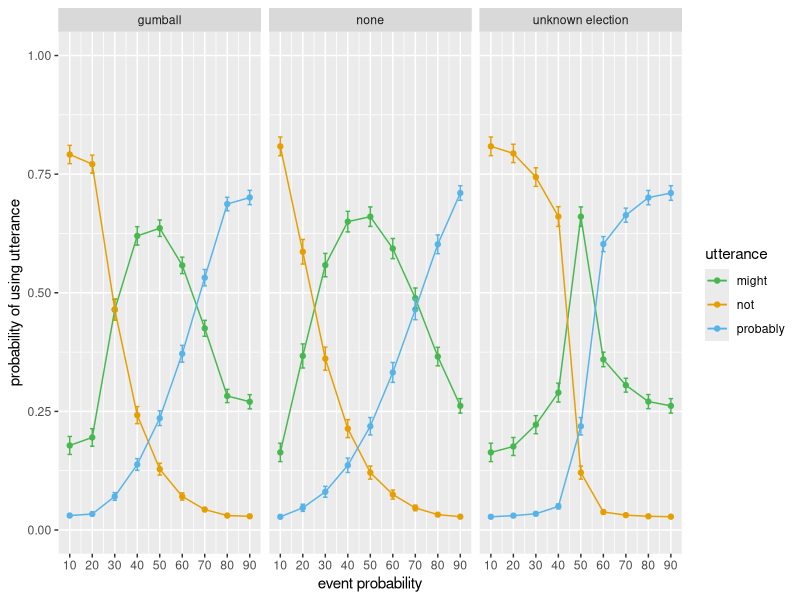

Write the R code that produced this figure.
## ---- chunk 1
library(dplyr)
library(tidyverse)
library(ggplot2)
## ---- chunk 2
threshold_might = 0.1
threshold_probably = 0.6
threshold_not = 0.2
#threshold_not = ?

cost_might = 3.03
cost_probably = 3.03
cost_not = 3.03

n_participants = 1000
decay = 0.5
noise_strength = 0.074
rat_alpha = 2.211

# S&D's params
alpha_not = 0.407
beta_not = 1.219
alpha_might = 0.928
beta_might = 3.086
alpha_probably = 2.552
beta_probably = 1.771

# new params
# alpha_not = 0.3
# beta_not = 2.5
# alpha_might = 0.7
# beta_might = 1.5
# alpha_probably = 2.7
# beta_probably = 2.0

thresholds_not <- rbeta(n_participants, alpha_not, beta_not)
thresholds_might <- rbeta(n_participants, alpha_might, beta_might)
thresholds_probably <- rbeta(n_participants, alpha_probably, beta_probably)
## ---- chunk 3
# L0: decides whether an event probability is above or equal to the threshold of a certain uncertainty expression
l0 <- function(eventprob, threshold, negative = 0) {
  return(ifelse(negative == 0, 
                ifelse(eventprob > threshold, 1, 0),
                ifelse(eventprob < threshold, 1, 0)))
}

# S1: decides utility of choosing a certain expression to communicate the event. the probability is of choosing that expression is proportional to the utility
s1 <- function(l0_vals, cost, rationality) {
  log_vals <- log(l0_vals)
  return(exp(rationality * (log_vals - cost)))
}

add_noise <- function(s1_matrix, noise) {
  return(s1_matrix * (1-noise) + 1/3 * noise)
}

# ES1: adds in smoothedness from different thresholds of different participants
es1 <- function(eventprob, thresholds, negative, cost, rationality, n_samples = n_participants) {
  s1_vals <- sapply(thresholds, function(thres) {
    s1(eventprob, thres, negative, cost, rationality)
  })
  return(mean(s1_vals))
}

normalize_rows <- function(mat) {
  row_sums <- rowSums(mat)
  mat_normalized <- mat
  for (i in seq_len(nrow(mat))) {
    if (row_sums[i] == 0) {
      mat_normalized[i, ] <- rep(0, ncol(mat))
    } else {
      mat_normalized[i, ] <- mat[i, ] / row_sums[i]
    }
  }
  return(mat_normalized)
}

normalize_columns <- function(mat) {
  col_sums <- colSums(mat)
  mat_normalized <- mat
  for (j in seq_len(ncol(mat))) {
    if (col_sums[j] == 0) {
      mat_normalized[, j] <- rep(0, nrow(mat))
    } else {
      mat_normalized[, j] <- mat[, j] / col_sums[j]
    }
  }
  return(mat_normalized)
}

# assign values to l0 at probabilities where no expression is immediately plausible, assuming this only happens between thresholds of not and might
handle_empty_probs <- function(mat, tn, tm) {
  col_sums <- colSums(mat)
  mat_processed <- mat
  for (j in seq_len(ncol(mat))) {
    if (col_sums[j] == 0) {
      event_prob = j * 0.1
      dn = abs(event_prob - tn)
      dm = abs(event_prob - tm)
      vn = dm/(dn+dm)
      vm = dn/(dn+dm)
      mat_processed[, j] <- c(0, vm, vn)
    }
  }
  return(mat_processed)
}

# create a 9*9 matrix representing perception uncertainty 
# k: decay constant
# confusability: degree of perception uncertainty a particular participant holds (range: [0, 1])
create_p_matrix <- function(k, confusability) {
  m <- diag(9)
  x = confusability
  y = k ^ (x)
  for (i in 1:9) {
    if (i == 1) {
      m[i, i+1] = y
    } else if (i == 9) {
      m[i, i-1] = y
    } else {
      m[i, i+1] = y
      m[i, i-1] = y
    }
  }
  return(m)
}

# create a 9*9 matrix representing interpretation uncertainty 
# k: decay constant
# confusability: degree of interpretation uncertainty a particular participant holds (range: [0, 1])
create_i_matrix <- function(k, confusability, decay = 1) {
  m <- diag(9)
  x = confusability

  for (i in 1:9) {
    if (1 < i && i < 5) {
      for (j in 1:(i-1)) {
        dist_from_i = abs(j - i)
        y = k ^ (x * dist_from_i ^ decay)
        m[i, j] = y
      }
    }
    else if (5 < i && i < 9) {
      for (j in (i+1):9) {
        dist_from_i = abs(j - i)
        y = k ^ (x * dist_from_i ^ decay)
        m[i, j] = y
      }
    }
  }
  return(m)
}

create_i_matrix1 <- function(k, confusability) {
  m <- diag(9)
  x = confusability
  y = k ^ (-x)
  for (i in 1:9) {
    if (1 < i && i < 5) {
      for (j in 1:(i-1)) {
        m[i, j] = y
      }
    }
    else if (5 < i && i < 9) {
      for (j in (i+1):9) {
        m[i, j] = y
      }
    }
  }
  return(m)
}

## ---- chunk 4
participants <- data.frame(id = 1:n_participants, tn = NA, tm = NA, tp = NA)

for (i in 1:nrow(participants)) {
  curr_p <- participants[i, ]
  
  # tn <= tm
  thres_not <- rbeta(1, alpha_not, beta_not)
  thres_might <- rbeta(1, alpha_might, beta_might)
  # while (thres_might < thres_not){
  #   thres_might <- rbeta(1, alpha_might, beta_might)
  # }
  # 
  # tm <= tp
  thres_prob <- rbeta(1, alpha_probably, beta_probably)
  # while (thres_prob < thres_might) {
  #   thres_prob <- rbeta(1, alpha_probably, beta_probably)
  # }
  
  curr_p$tn = thres_not
  curr_p$tm = thres_might
  curr_p$tp = thres_prob
  participants[i, ] <- curr_p
}

## ---- chunk 5
eventprob_values <- seq(10, 90, by = 10)
utterances <- c("probably", "might", "not")

df_none <- data.frame(
  participant = numeric(),
  event_prob = character(),
  utterance = character(),
  usage = numeric(),
  stringsAsFactors = FALSE
)

for (i in 1:nrow(participants)) {
  curr_p <- participants[i, ]
  thres_not <- curr_p$tn
  thres_might <- curr_p$tm
  thres_prob <- curr_p$tp
  
  l0_matrix <- matrix(0, nrow = 3, ncol = 9)
  eventprobs <- seq(0.1, 0.9, length.out = 9)
  
  l0_probably <- sapply(eventprobs, function(x) {
    l0(x, thres_prob, negative = 0)
  })
  l0_might <- sapply(eventprobs, function(x) {
    l0(x, thres_might, negative = 0)
  })
  l0_not <- sapply(eventprobs, function(x) {
    l0(x, thres_not, negative = 1)
  })
  
  l0_matrix[1, ] <- l0_probably
  l0_matrix[2, ] <- l0_might
  l0_matrix[3, ] <- l0_not
  
  l0_matrix <- handle_empty_probs(l0_matrix, thres_not, thres_might)
  l0_matrix <- normalize_rows(l0_matrix)

  s1_probably <- sapply(l0_matrix[1, ], function(x) {
    s1(x, cost_probably, rationality = 2.21)
  })
  s1_might <- sapply(l0_matrix[2, ], function(x) {
    s1(x, cost_might, rationality = 2.21)
  })
  s1_not <- sapply(l0_matrix[3, ], function(x) {
    s1(x, cost_not, rationality = 2.21)
  })
  
  s1_matrix <- matrix(0, nrow = 3, ncol = 9)
  s1_matrix[1, ] <- s1_probably
  s1_matrix[2, ] <- s1_might
  s1_matrix[3, ] <- s1_not
  
  s1_matrix <- normalize_columns(s1_matrix)
  s1_matrix <- add_noise(s1_matrix, noise_strength)
  prod_matrix <- t(s1_matrix)
  
  
  curr_df <- expand.grid(
    participant = i,
    event_prob = eventprob_values,
    utterance = utterances,
    stringsAsFactors = FALSE
  )
  curr_df$usage <- as.vector(prod_matrix)
  df_none <- rbind(df_none, curr_df)
}

## ---- chunk 6
eventprob_values <- seq(10, 90, by = 10)
utterances <- c("probably", "might", "not")

df_gumball <- data.frame(
  participant = numeric(),
  event_prob = character(),
  utterance = character(),
  usage = numeric(),
  stringsAsFactors = FALSE
)

for (i in 1:nrow(participants)) {
  curr_p <- participants[i, ]
  thres_not <- curr_p$tn
  thres_might <- curr_p$tm
  thres_prob <- curr_p$tp
  
  l0_matrix <- matrix(0, nrow = 3, ncol = 9)
  eventprobs <- seq(0.1, 0.9, length.out = 9)
  
  l0_probably <- sapply(eventprobs, function(x) {
    l0(x, thres_prob, negative = 0)
  })
  l0_might <- sapply(eventprobs, function(x) {
    l0(x, thres_might, negative = 0)
  })
  l0_not <- sapply(eventprobs, function(x) {
    l0(x, thres_not, negative = 1)
  })
  
  l0_matrix[1, ] <- l0_probably
  l0_matrix[2, ] <- l0_might
  l0_matrix[3, ] <- l0_not
  
  l0_matrix <- handle_empty_probs(l0_matrix, thres_not, thres_might)
  l0_matrix <- normalize_rows(l0_matrix)
  
    
  # confusability that decides the degree of perception/interpretation uncertainty
  conf = rnorm(1)
  per_matrix <- create_p_matrix(decay, conf)
  per_matrix <- normalize_rows(per_matrix)
  l0_adjusted <- t(per_matrix %*% (t(l0_matrix)))

  s1_probably <- sapply(l0_adjusted[1, ], function(x) {
    s1(x, cost_probably, rationality = 2.21)
  })
  s1_might <- sapply(l0_adjusted[2, ], function(x) {
    s1(x, cost_might, rationality = 2.21)
  })
  s1_not <- sapply(l0_adjusted[3, ], function(x) {
    s1(x, cost_not, rationality = 2.21)
  })
  
  s1_matrix <- matrix(0, nrow = 3, ncol = 9)
  s1_matrix[1, ] <- s1_probably
  s1_matrix[2, ] <- s1_might
  s1_matrix[3, ] <- s1_not
  
  s1_matrix <- normalize_columns(s1_matrix)
  s1_matrix <- add_noise(s1_matrix, noise_strength)
  s1_matrix <- t(s1_matrix)
  
  curr_df <- expand.grid(
    participant = i,
    event_prob = eventprob_values,
    utterance = utterances,
    stringsAsFactors = FALSE
  )
  curr_df$usage <- as.vector(s1_matrix)
  df_gumball <- rbind(df_gumball, curr_df)
}

write.csv(df_gumball, "pred_counting_l0.csv", row.names = FALSE)
## ---- chunk 7
eventprob_values <- seq(10, 90, by = 10)
utterances <- c("probably", "might", "not")

df_election <- data.frame(
  participant = numeric(),
  event_prob = character(),
  utterance = character(),
  usage = numeric(),
  stringsAsFactors = FALSE
)

for (i in 1:nrow(participants)) {
  curr_p <- participants[i, ]
  thres_not <- curr_p$tn
  thres_might <- curr_p$tm
  thres_prob <- curr_p$tp
  
  l0_matrix <- matrix(0, nrow = 3, ncol = 9)
  eventprobs <- seq(0.1, 0.9, length.out = 9)
  
  l0_probably <- sapply(eventprobs, function(x) {
    l0(x, thres_prob, negative = 0)
  })
  l0_might <- sapply(eventprobs, function(x) {
    l0(x, thres_might, negative = 0)
  })
  l0_not <- sapply(eventprobs, function(x) {
    l0(x, thres_not, negative = 1)
  })
  
  l0_matrix[1, ] <- l0_probably
  l0_matrix[2, ] <- l0_might
  l0_matrix[3, ] <- l0_not
  
  l0_matrix <- handle_empty_probs(l0_matrix, thres_not, thres_might)
  l0_matrix <- normalize_rows(l0_matrix)
  
  # confusability that decides the degree of perception/interpretation uncertainty
  conf = rnorm(1)
  int_matrix <- create_i_matrix(decay, conf)
  int_matrix <- normalize_rows(int_matrix)
  l0_adjusted <- t(int_matrix %*% (t(l0_matrix)))

  s1_probably <- sapply(l0_adjusted[1, ], function(x) {
    s1(x, cost_probably, rationality = 2.21)
  })
  s1_might <- sapply(l0_adjusted[2, ], function(x) {
    s1(x, cost_might, rationality = 2.21)
  })
  s1_not <- sapply(l0_adjusted[3, ], function(x) {
    s1(x, cost_not, rationality = 2.21)
  })
  
  s1_matrix <- matrix(0, nrow = 3, ncol = 9)
  s1_matrix[1, ] <- s1_probably
  s1_matrix[2, ] <- s1_might
  s1_matrix[3, ] <- s1_not
  
  s1_matrix <- normalize_columns(s1_matrix)
  s1_matrix <- add_noise(s1_matrix, noise_strength)
  s1_matrix <- t(s1_matrix)
  
  curr_df <- expand.grid(
    participant = i,
    event_prob = eventprob_values,
    utterance = utterances,
    stringsAsFactors = FALSE
  )
  curr_df$usage <- as.vector(s1_matrix)
  df_election <- rbind(df_election, curr_df)
}

write.csv(df_election, "pred_discounting_l0.csv", row.names = FALSE)
## ---- chunk 8
df_none <- df_none %>%
  group_by(event_prob, utterance) %>%
  summarize(avg_across_participants = mean(usage),
            sd = sd(usage),
            se = sd(usage)/sqrt(n()))

df_none$condition = "none"

df_gumball <- df_gumball %>%
  group_by(event_prob, utterance) %>%
  summarize(avg_across_participants = mean(usage),
            sd = sd(usage),
            se = sd(usage)/sqrt(n()))

df_gumball$condition = "gumball"

df_election <- df_election %>%
  group_by(event_prob, utterance) %>%
  summarize(avg_across_participants = mean(usage),
            sd = sd(usage),
            se = sd(usage)/sqrt(n()))

df_election$condition = "unknown election"

df <- rbind(df_none, df_gumball, df_election)

plot <- ggplot(df, aes(x = event_prob, y = avg_across_participants, color = utterance)) + 
  geom_line() + 
  geom_point() + 
  geom_errorbar(aes(ymin=avg_across_participants - 2*se,
                    ymax=avg_across_participants + 2*se),
                    width = 2) +
  labs(x = "event probability", 
       y = "probability of using utterance") + 
  scale_x_continuous(breaks = seq(10, 90, by = 10)) +
  scale_color_manual(values=c("#46b84f", "#E69F00", "#56B4E9")) + 
  facet_grid(~condition) +
  ylim(0, 1) +
  theme_set(theme_bw() +
            theme(panel.grid.major=element_blank(),
                  panel.grid.minor=element_blank(),
                  axis.text.x=element_text(size=rel(1))))

ggsave("image_prediction1.png", plot = plot, width = 8, height = 4)
## ---- chunk 9
# columns = event probability, rows = expressions
gumball_summ <- matrix(df_gumball$avg_across_participants, nrow = 3, byrow = FALSE)
gumball_summ <- gumball_summ[c(2, 1, 3), ] # order: not, might, probably

election_summ <- matrix(df_election$avg_across_participants, nrow = 3, byrow = FALSE)
election_summ <- election_summ[c(2, 1, 3), ] 

none_summ <- matrix(df_none$avg_across_participants, nrow = 3, byrow = FALSE)
none_summ <- none_summ[c(2, 1, 3), ] 

gumball_empirical = matrix(c(1, 1, 0, 0, 0, 0, 0, 0, 0,
                             0, 0, 1, 1, 1, 1, 0, 0, 0,
                             0, 0, 0, 0, 0, 0, 1, 1, 1),
                           nrow = 3, ncol = 9, byrow = TRUE)

election_empirical = matrix(c(1, 1, 1, 1, 0, 0, 0, 0, 0,
                              0, 0, 0, 0, 1, 0, 0, 0, 0,
                              0, 0, 0, 0, 0, 1, 1, 1, 1),
                            nrow = 3, ncol = 9, byrow = TRUE)

# mark the most likely expression as 1 and the rest 0
summ_prediction <- function(mat) {
  apply(mat, 2, function(col) {
    as.integer(col == max(col))
  })
}

# calculate the accuracy of predictions
calc_accuracy <- function(prediction, empirical) {
  pred_idx <- apply(prediction, 2, which.max)
  emp_idx  <- apply(empirical, 2, which.max)
  
  mean(pred_idx == emp_idx)
}

gumball_summ2 <- summ_prediction(gumball_summ)
none_summ2 <- summ_prediction(none_summ)
election_summ2 <- summ_prediction(election_summ)

print(calc_accuracy(gumball_summ2, gumball_empirical))
print(calc_accuracy(election_summ2, gumball_empirical))
print(calc_accuracy(none_summ2, gumball_empirical))

print(calc_accuracy(gumball_summ2, election_empirical))
print(calc_accuracy(election_summ2, election_empirical))
print(calc_accuracy(none_summ2, election_empirical))

## ---- chunk 10
eventprob_values <- seq(10, 90, by = 10)
utterances <- c("probably", "might", "not")

sim_gumball <- data.frame(
  seed = numeric(),
  event_prob = character(),
  utterance = character(),
  usage = numeric(),
  accuracy = numeric(),
  stringsAsFactors = FALSE
)

for (i in 1:100) {
  set.seed(i)
  transformation <- matrix(runif(81), nrow = 9, ncol = 9)
  transformation <- normalize_rows(transformation)
  prediction <- transformation %*% (t(none_summ))
  acc <- calc_accuracy(t(prediction), gumball_empirical)
  
  curr_df <- expand.grid(
    seed = i,
    event_prob = eventprob_values,
    utterance = utterances,
    accuracy = acc,
    stringsAsFactors = FALSE
  )
  curr_df$usage <- as.vector(prediction)
  sim_gumball <- rbind(sim_gumball, curr_df)
}

sim_gumball_summ <- sim_gumball %>%
  arrange(desc(accuracy)) %>%
  distinct(seed, .keep_all = TRUE) %>% 
  slice_head(n = 5) %>%
  select(accuracy, seed)

print(sim_gumball_summ)
## ---- chunk 11
eventprob_values <- seq(10, 90, by = 10)
utterances <- c("probably", "might", "not")

sim_election <- data.frame(
  seed = numeric(),
  event_prob = character(),
  utterance = character(),
  usage = numeric(),
  accuracy = numeric(),
  stringsAsFactors = FALSE
)

for (i in 1:100) {
  set.seed(i)
  transformation <- matrix(runif(81), nrow = 9, ncol = 9)
  transformation <- normalize_rows(transformation)
  prediction <- transformation %*% (t(none_summ))
  acc <- calc_accuracy(t(prediction), election_empirical)
  
  curr_df <- expand.grid(
    seed = i,
    event_prob = eventprob_values,
    utterance = utterances,
    accuracy = acc,
    stringsAsFactors = FALSE
  )
  curr_df$usage <- as.vector(prediction)
  sim_election <- rbind(sim_election, curr_df)
}

sim_election_summ <- sim_election %>%
  arrange(desc(accuracy)) %>%
  distinct(seed, .keep_all = TRUE) %>% 
  slice_head(n = 5) %>%
  select(accuracy, seed)

print(sim_election_summ)
## ---- chunk 12
eventprob_values <- seq(10, 90, by = 10)
utterances <- c("probably", "might", "not")

sim_gumball2 <- data.frame(
  seed = numeric(),
  event_prob = character(),
  utterance = character(),
  usage = numeric(),
  accuracy = numeric(),
  stringsAsFactors = FALSE
)

for (i in 1:100) {
  set.seed(i)
  
  conf = rnorm(1)
  per_matrix <- create_p_matrix(decay, conf)
  per_vector <- as.vector(per_matrix)
  shuffled_vector <- sample(per_vector)
  per_matrix <- matrix(shuffled_vector, nrow = 9, ncol = 9)
  per_matrix <- normalize_rows(per_matrix)
  
  transformation <- per_matrix
  prediction <- transformation %*% (t(none_summ))
  acc <- calc_accuracy(t(prediction), gumball_empirical)
  
  curr_df <- expand.grid(
    seed = i,
    event_prob = eventprob_values,
    utterance = utterances,
    accuracy = acc,
    stringsAsFactors = FALSE
  )
  curr_df$usage <- as.vector(prediction)
  sim_gumball2 <- rbind(sim_gumball2, curr_df)
}

sim_gumball2_summ <- sim_gumball2 %>%
  arrange(desc(accuracy)) %>%
  distinct(seed, .keep_all = TRUE) %>% 
  slice_head(n = 5) %>%
  select(accuracy, seed)

print(sim_gumball2_summ)

## ---- chunk 13
eventprob_values <- seq(10, 90, by = 10)
utterances <- c("probably", "might", "not")

sim_election2 <- data.frame(
  seed = numeric(),
  event_prob = character(),
  utterance = character(),
  usage = numeric(),
  accuracy = numeric(),
  stringsAsFactors = FALSE
)

for (i in 1:100) {
  set.seed(i)
  
  conf = rnorm(1)
  per_matrix <- create_p_matrix(decay, conf)
  per_vector <- as.vector(per_matrix)
  shuffled_vector <- sample(per_vector)
  per_matrix <- matrix(shuffled_vector, nrow = 9, ncol = 9)
  per_matrix <- normalize_rows(per_matrix)
  
  transformation <- per_matrix
  prediction <- transformation %*% (t(none_summ))
  acc <- calc_accuracy(t(prediction), election_empirical)
  
  curr_df <- expand.grid(
    seed = i,
    event_prob = eventprob_values,
    utterance = utterances,
    accuracy = acc,
    stringsAsFactors = FALSE
  )
  curr_df$usage <- as.vector(prediction)
  sim_election2 <- rbind(sim_election2, curr_df)
}

sim_election2_summ <- sim_election2 %>%
  arrange(desc(accuracy)) %>%
  distinct(seed, .keep_all = TRUE) %>% 
  slice_head(n = 5) %>%
  select(accuracy, seed)

print(sim_election2_summ)

## ---- chunk 14


write.csv(df_none, "pred_vanilla.csv", row.names = FALSE)
